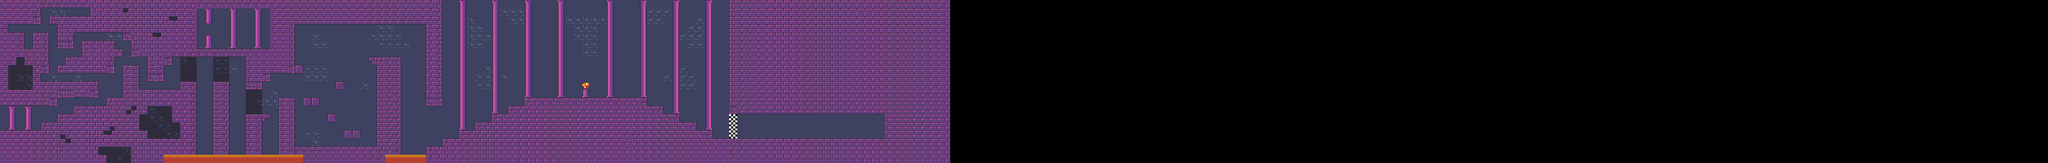

This is a level from a 2D game, rendered from its Tiled map with the project's own tilesets. A one-line summary and the map file follow, with tile-layer data summarised:
An orthogonal 250x20 tile map with 30x30 px tiles, 1 tile layer (Слой тайлов 1).

<map version="1.4" tiledversion="1.4.3" orientation="orthogonal" renderorder="right-down" width="250" height="20" tilewidth="30" tileheight="30" infinite="0" nextlayerid="2" nextobjectid="1">
 <editorsettings>
  <export target="level3.csv" format="csv" />
 </editorsettings>
 <tileset firstgid="1" source="TILEMAP.tsx" />
 <layer id="1" name="Слой тайлов 1" width="250" height="20">
  <data>[5000 cells, 2320 non-empty, 30 distinct tile ids]</data>
 </layer>
</map>